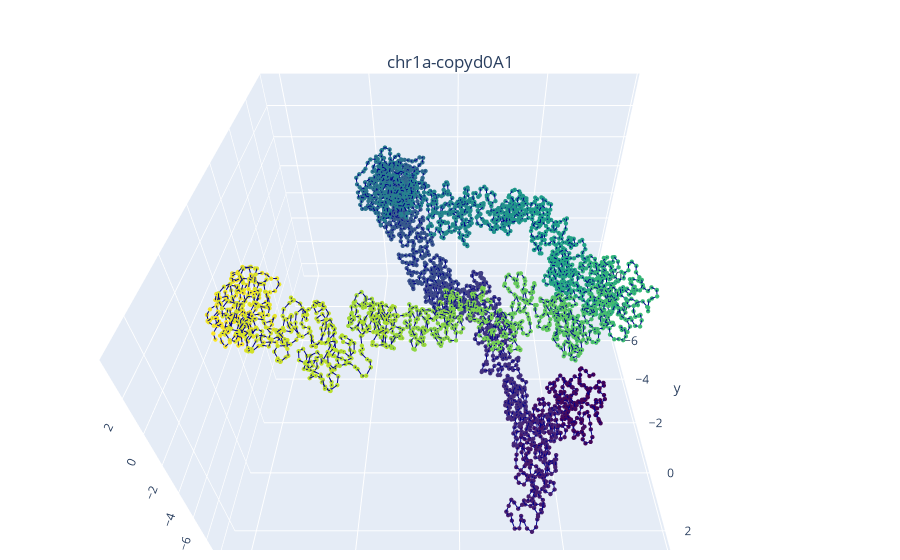

The notebook cell saved with this chart:
### Code cell
#整个的里面挑一个
filepath_xa = "/share/Data/hxie/project/202209/esc_xwliu/esc1207/processed/d0A1/3d_infoAllel/mat/50k.0.3dg"
chr = "chr1a"
plot_tdg_file(filepath_xa,chr,cell,color_column,plotly,size)

### Figure 1 — Plotly figure (JSON) as saved in the notebook; plotly's stock layout.template omitted (floating-point values rounded to 4 significant figures; data arrays with more than 128 entries replaced by an {"elided": "..."} marker saying what was removed)
{"data": [{"line": {"color": "darkblue", "width": 2}, "marker": {"color": {"elided": "3908 int values"}, "colorscale": [[0, "#440154"], [0.1111, "#482878"], [0.2222, "#3e4989"], [0.3333, "#31688e"], [0.4444, "#26828e"], [0.5556, "#1f9e89"], [0.6667, "#35b779"], [0.7778, "#6ece58"], [0.8889, "#b5de2b"], [1, "#fde725"]], "size": 1.5}, "type": "scatter3d", "x": {"elided": "3908 float values"}, "y": {"elided": "3908 float values"}, "z": {"elided": "3908 float values"}}], "layout": {"autosize": true, "margin": {"b": 10, "l": 10, "r": 10, "t": 50}, "scene": {"aspectmode": "manual", "aspectratio": {"x": 1, "y": 1, "z": 0.7}, "camera": {"eye": {"x": 0, "y": 1.071, "z": 1}, "up": {"x": 0, "y": 0, "z": 1}}}, "title": {"text": "chr1a-copyd0A1", "x": 0.5, "xanchor": "center", "y": 0.9, "yanchor": "top"}}}
